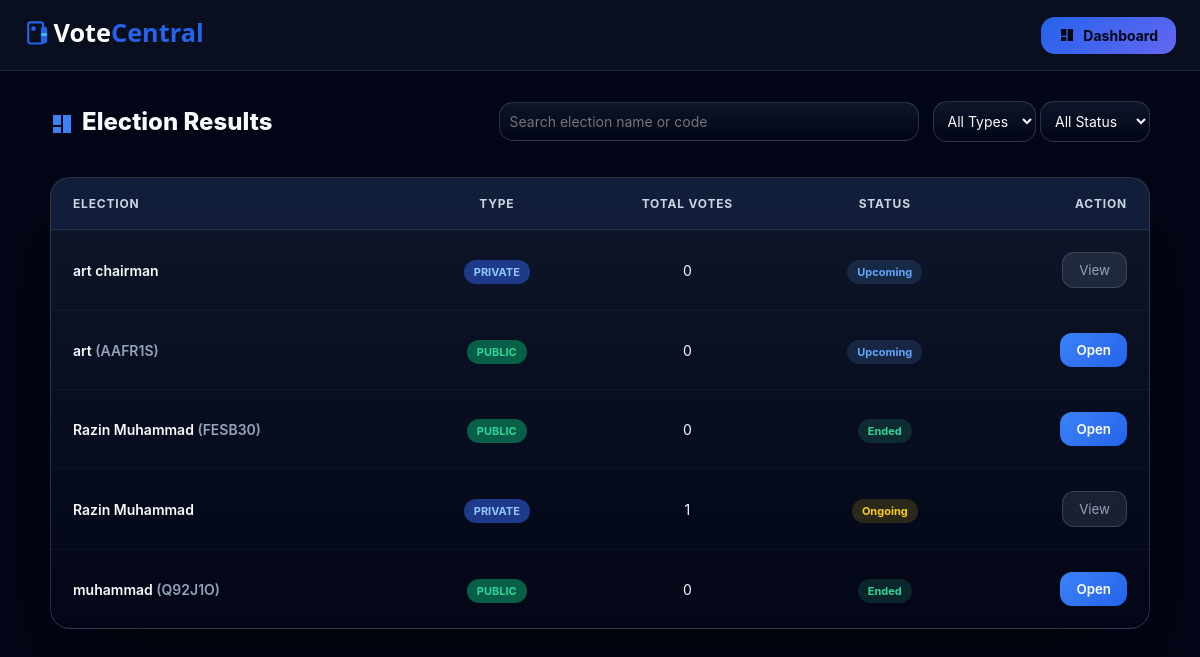
Page /admin/results (signed in) on the committed database.
### app.py (models this page shows)
class Election(db.Model):
    id = db.Column(db.Integer, primary_key=True)
    admin_id = db.Column(db.Integer, db.ForeignKey("admin.id"))
    name = db.Column(db.String(120))
    election_type = db.Column(db.String(20))  # public / private
    public_code = db.Column(db.String(20), nullable=True)
    start_time = db.Column(db.String(40), nullable=True)
    end_time = db.Column(db.String(40), nullable=True)
    result_visible = db.Column(db.Boolean, default=True)
    candidates = db.relationship("Candidate", backref="election", cascade="all,delete")
    votes = db.relationship("Vote", backref="election", cascade="all,delete")
    whitelist = db.relationship("VoterWhitelist", backref="election", cascade="all,delete")

### app.py (the view)
@app.route("/admin/results")
def admin_results_page():
    if not require_admin_login():
        return redirect("/")
    admin = db.session.get(Admin, session["admin_id"])
    elections = Election.query.filter_by(admin_id=admin.id).all()
    result_list = []
    now = datetime.now(timezone.utc)
    for e in elections:
        total_votes = Vote.query.filter_by(election_id=e.id).count()
        start_dt = None
        end_dt = None
        if e.start_time:
            start_dt = ensure_utc(
                ensure_utc(datetime.fromisoformat(e.start_time))
                if isinstance(e.start_time, str)
                else e.start_time
            )
        if e.end_time:
            end_dt = ensure_utc(
                datetime.fromisoformat(e.end_time)
                if isinstance(e.end_time, str)
                else e.end_time
            )
        running = False
        upcoming = False
        ended = False
        if start_dt and now < start_dt:
            upcoming = True
        elif start_dt and end_dt and start_dt <= now < end_dt:
            running = True
        elif end_dt and now >= end_dt:
            ended = True
        can_open = False
        reason = ""
        if not e.result_visible:
            reason = "This election is currently hidden by admin settings."
        elif e.election_type == "private" and not ended:
            reason = f"Private election results unlock after {end_dt.strftime('%Y-%m-%d %H:%M')}."
        else:
            can_open = True
        result_list.append({
            "id": e.id,
            "name": e.name,
            "type": e.election_type,
            "public_code": e.public_code,
            "total_votes": total_votes,
            "running": running,
            "upcoming": upcoming,
            "ended": ended,
            "can_open": can_open,
            "reason": reason
        })
    return render_template(
        "admin_results.html",
        elections=result_list,
        admin=admin
    )

### app.py (called while the page is built)
def require_admin_login():
    if "admin_id" not in session or not session["admin_id"]:
        flash("Admin login required")
        return False
    return True

def ensure_utc(dt):
    if dt is None:
        return None
    if dt.tzinfo is None:
        return dt.replace(tzinfo=timezone.utc)
    return dt

### templates/admin_results.html (shortened to what this page needs)
<!DOCTYPE html>
<html lang="en">
<head>
</head>
<body>
<nav class="nav-header">
  <img src="/static/uploads/votecentral-logo.svg" height="38">
  <a href="/admin/dashboard" class="btn-dash">
  <svg width="16" height="16" viewBox="0 0 24 24" fill="currentColor">
    <path d="M3 13h8V3H3v10zm10 8h8V3h-8v18zM3 21h8v-6H3v6z"/>
  </svg>
  Dashboard
</a>
</nav>
<div class="container">
<div class="page-header">
  <div class="page-title">
    <svg viewBox="0 0 24 24">
      <path fill="currentColor" d="M3 13h8V3H3v10zm10 8h8V3h-8v18zM3 21h8v-6H3v6z"/>
    </svg>
    Election Results
  </div>
  {% if elections|length > 0 %}
  <div class="page-filters">
    <input id="searchBox" placeholder="Search election name or code">
    <div class="filter-row">
      <select id="filterType">
        <option value="">All Types</option>
      </select>
      <select id="filterStatus">
        <option value="">All Status</option>
      </select>
    </div>
  </div>
  {% endif %}
</div>
{% if elections|length > 0 %}
<table class="desktop-table">
<thead>
<tr>
<th>Election</th>
<th>Type</th>
<th>Total Votes</th>
<th>Status</th>
<th>Action</th>
</tr>
</thead>
<tbody>
{% for e in elections %}
<tr class="result-row"
data-name="{{ (e.name ~ ' ' ~ (e.public_code if e.public_code else ''))|lower }}"
data-type="{{ e.type }}"
data-status="{% if e.running %}running{% elif e.upcoming %}upcoming{% else %}ended{% endif %}">
<td>
{{ e.name }}
{% if e.type == 'public' and e.public_code %}
<span style="color:var(--muted)">({{ e.public_code }})</span>
{% endif %}
</td>
<td>
<span class="badge {{ 'badge-public' if e.type=='public' else 'badge-private' }}">
{{ e.type.upper() }}
</span>
</td>
<td>{{ e.total_votes }}</td>
<td>
  {% if e.running %}
    <span class="status status-running">Ongoing</span>
  {% elif e.upcoming %}
    <span class="status status-upcoming">Upcoming</span>
  {% else %}
    <span class="status status-ended">Ended</span>
  {% endif %}
</td>
<td>
{% if e.can_open %}
<a href="/admin/results/{{ e.id }}"><button class="btn-open">Open</button></a>
{% else %}
<button class="btn-locked"
        onclick='showReason({{ e.reason|tojson }})'>
  View
</button>
{% endif %}
</td>
</tr>
{% endfor %}
</tbody>
</table>
{% endif %}
</div>
</body>
</html>

### templates/admin_results.html (style rules this page uses)
:root { --bg:#020617; --card:rgba(15,23,42,.95); --border:rgba(148,163,184,.15); --accent:#3b82f6; --text:#f8fafc; --muted:#94a3b8; --brand-blue:#2563eb; --blue:var(--brand-blue); --indigo:#6366f1; }
* { margin:0;padding:0;box-sizing:border-box;font-family:'Inter',system-ui,sans-serif }
body { background:var(--bg);color:var(--text);overflow-x:hidden }
.container { width:1100px; max-width:95%; margin:30px auto; }
.nav-header { position:sticky; top:0; z-index:1000; display:flex; justify-content:space-between; align-items:center; padding:16px 24px; background:rgba(11,18,32,.85); backdrop-filter:blur(16px); border-bottom:1px solid var(--border); }
.btn-dash { display:flex; align-items:center; gap:8px; background:linear-gradient(135deg,var(--blue),var(--indigo)); color:#020617; padding:10px 18px; border-radius:14px; font-weight:700; font-size:14px; text-decoration:none; transition:.25s ease; }
.page-header { display:flex; justify-content:space-between; align-items:center; flex-wrap:wrap; gap:25px; margin-bottom:35px; }
.page-title { display:flex; align-items:center; gap:8px; font-size:24px; font-weight:800; }
.page-title svg { width:24px; height:24px; color:var(--accent); margin-bottom: -4px; }
.page-filters { display:flex; align-items:center; gap:14px; flex-wrap:wrap; }
@media (min-width:769px) { .page-filters input { width:420px; max-width:480px; } }
.page-filters input, .page-filters select { background:linear-gradient(180deg,rgba(15,23,42,.95),rgba(2,6,23,.95)); border:1px solid rgba(148,163,184,.25); color:var(--text); padding:10px 10px; border-radius:14px; font-size:14px; transition:.25s ease; }
.desktop-table { width:100%; border-collapse:separate; border-spacing:0; background:linear-gradient( 180deg, rgba(15,23,42,.98), rgba(2,6,23,.98) ); border:1px solid rgba(148,163,184,.25); border-radius:20px; overflow:hidden; box-shadow:0 40px 90px rgba(0,0,0,.55); }
.desktop-table thead { background:rgba(59,130,246,.08); }
.desktop-table thead th { padding:18px 22px; font-size:12px; letter-spacing:.8px; color:#cbd5e1; text-transform:uppercase; font-weight:700; border-bottom:1px solid rgba(104, 114, 128, 0.25); }
.desktop-table thead th:nth-child(1) { text-align:left; }
.desktop-table thead th:nth-child(2), .desktop-table thead th:nth-child(3), .desktop-table thead th:nth-child(4) { text-align:center; }
.desktop-table thead th:last-child { text-align:right; }
.desktop-table tbody tr { background:transparent; transition:.25s ease; }
.desktop-table td { padding:22px 22px; font-size:14px; border-bottom:1px solid rgba(65, 81, 102, 0.12); }
.desktop-table td:nth-child(1) { text-align:left; font-weight:600; }
.desktop-table td:nth-child(2), .desktop-table td:nth-child(3), .desktop-table td:nth-child(4) { text-align:center; }
.desktop-table td:last-child { text-align:right; }
.desktop-table tbody tr:last-child td { border-bottom:none; }
.status { padding:5px 10px; border-radius:20px; font-size:11px; font-weight:700; }
.status-running { background:rgba(250,204,21,.15); color:#facc15; }
.status-upcoming { background:rgba(96,165,250,.15); color:#60a5fa; }
.status-ended { background:rgba(52,211,153,.15); color:#34d399; }
.badge { padding:5px 10px; border-radius:20px; font-size:11px; font-weight:700; }
.badge-public { background:#065f46;color:#34d399 }
.badge-private { background:#1e3a8a;color:#93c5fd }
.btn-open { background:linear-gradient(135deg,var(--accent),#2563eb); border:none; color:#fff; padding:9px 16px; border-radius:12px; font-weight:600; cursor:pointer; }
.btn-locked { background:rgba(148,163,184,.15); color:var(--muted); border:1px solid rgba(148,163,184,.25); padding:9px 16px; border-radius:12px; }

### rows in the picture
Election: name "art chairman", type "PRIVATE", total_votes "0", shows "Upcoming"
Election: name "art", public_code "AAFR1S", type "PUBLIC", total_votes "0", shows "Upcoming"
Election: name "Razin Muhammad", public_code "FESB30", type "PUBLIC", total_votes "0", shows "Ended"
Election: name "Razin Muhammad", type "PRIVATE", total_votes "1", shows "Ongoing"
Election: name "muhammad", public_code "Q92J1O", type "PUBLIC", total_votes "0", shows "Ended"
